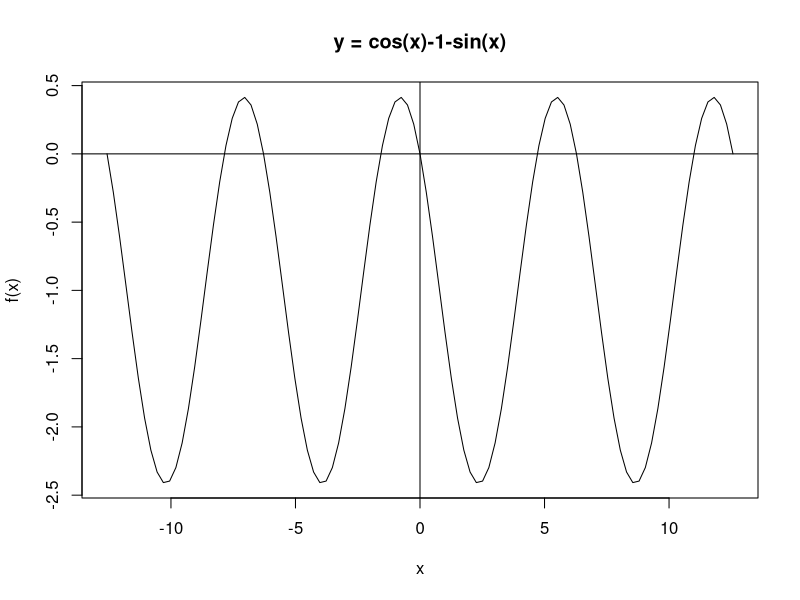
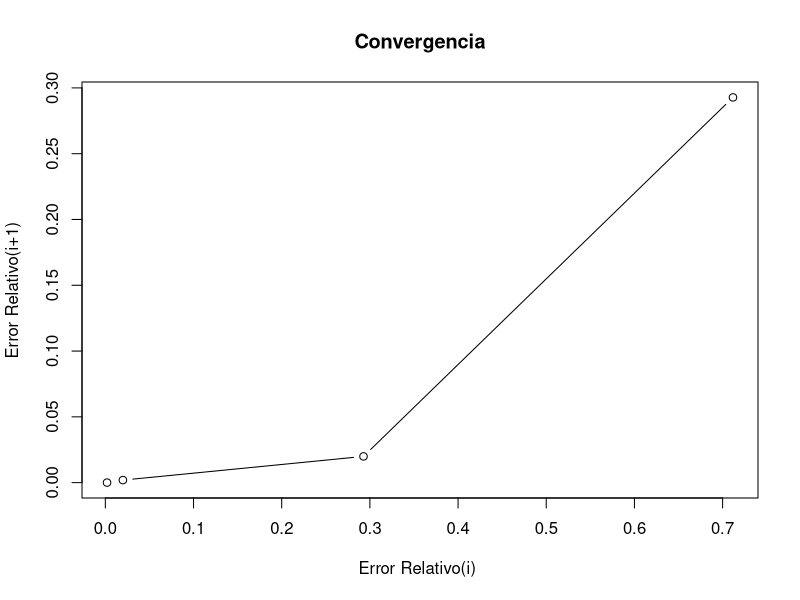
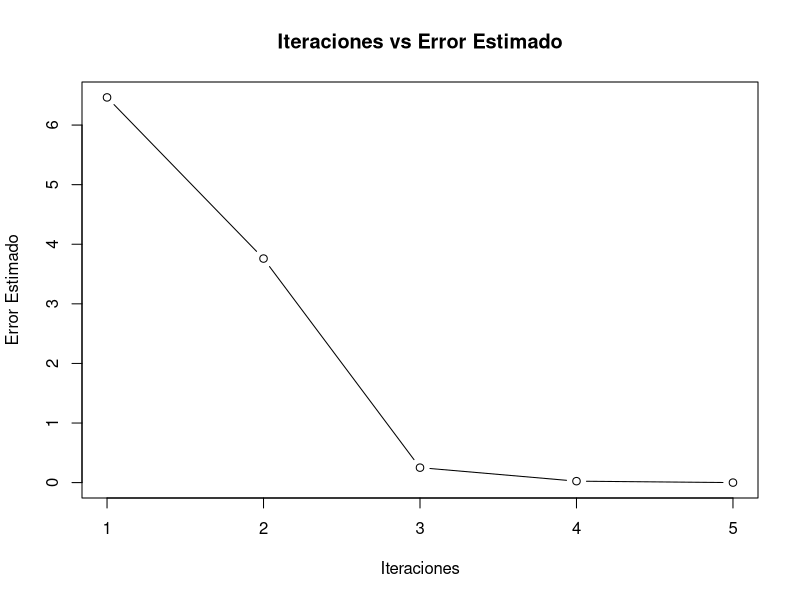
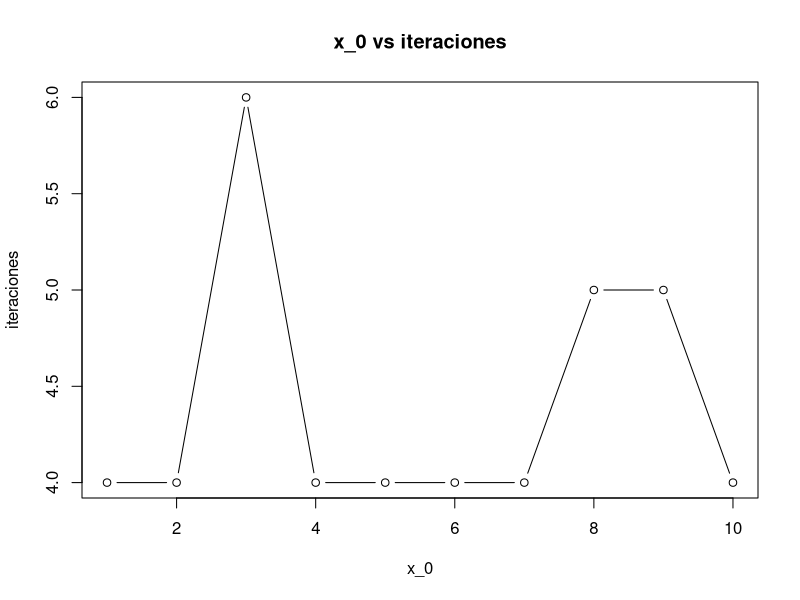

Source code (R) for these figures, in order:
## ---- chunk 1

library(pracma)

newtonraphson = function(fun, x0, tol, maxiter){
  
  # f = string
  numiter = 0
  errorAbsoluto = c()
  errorRelativo = c()
  x = c()
  g = parse(text=fun) # parse devuelve tipo "expression"
  g. = D(g,"x")
  fx = function(x){eval(g)} # convertir f a función
  fp = function(x){eval(g.)} # convertir f’ a función
  correccion = -fx(x0)/fp(x0)
  while (abs(correccion) >= tol && numiter <= maxiter) {
    numiter = numiter + 1
    if (fp(x0) == 0) stop("División por cero")

    x1 = x0 + correccion
    x0 = x1
    x <- c(x,x1)
    errorAbsoluto <- c(errorAbsoluto,abs(correccion))
    errorRelativo <- c(errorRelativo,abs(correccion)/(abs(x0)))
    correccion = -fx(x1)/fp(x1)
  }
  if (numiter > maxiter){ warning("Se alcanzó el máximo número de iteraciones.")
    my_list <- list("resultado" = x1, "errorAbsoluto" = errorAbsoluto,
                    "errorRelativo" = errorRelativo, "x" = x)
    return(my_list)
  
    
    } else {
    my_list <- list("resultado" = x1, "errorAbsoluto" = errorAbsoluto,
                    "errorRelativo" = errorRelativo, "x" = x, "i" = numiter)
    return(my_list)
  }
}
## ---- chunk 2
f = function(x) cos(x)-1-sin(x)
curve(f, -4*pi,4*pi); abline(h=0, v=0) #gráfico para decidir un intervalo
title(main="y = cos(x)-1-sin(x)")
## ---- chunk 3
resultados <- newtonraphson("cos(x)-1-sin(x)",0.9,1e-7,100)

g = parse(text="cos(x)-1") 

fx = function(x){eval(g)}

cat("Ambas ecuaciones en t = : ", resultados$resultado,
    " con error absoluto: ",resultados$errorAbsoluto[resultados$i] ,"\n")

resultados <- newtonraphson("cos(x)-1-sin(x)",5/6*pi,1e-7,100)

g = parse(text="cos(x)-1") 

fx = function(x){eval(g)}

cat("Ambas ecuaciones en t = : ", resultados$resultado,
    " con error absoluto: ",resultados$errorAbsoluto[resultados$i] ,"\n")
## ---- chunk 4
tablaErrores <- data.frame(
"Iteraciones" = 1:length(resultados$errorAbsoluto),
"x_n" = resultados$x,
"Error Absoluto" = resultados$errorAbsoluto,
"Error Relactivo" = resultados$errorRelativo
)
print(tablaErrores)
## ---- chunk 5
m_i = resultados$errorRelativo[-length(resultados$errorRelativo)]
m_i2 = resultados$errorRelativo
m_i2 = m_i2[-1]
plot(x =m_i, y =m_i2, xlab = "Error Relativo(i) ",
ylab = "Error Relativo(i+1)", type="b",main = "Convergencia")
## ---- chunk 6
plot(x = 1:length(resultados$x), y = resultados$errorAbsoluto,
xlab = "Iteraciones", ylab = "Error Estimado", type="b",
main = "Iteraciones vs Error Estimado")
## ---- chunk 7
a = c(1:10)
iter = c()
error =c()
resultados = c()
n = 1

for(k in a){
  iter = c(iter,newtonraphson("cos(x)-1-sin(x)", a[n], 1e-7, 100)$i)
    error = c(error,
              newtonraphson("cos(x)-1-sin(x)", a[n], 1e-7, 100)$errorAbsoluto[iter[n]])
  resultados = c(resultados,
                 newtonraphson("cos(x)-1-sin(x)", a[n], 1e-7, 100)$resultado)
  n = n+1
}

tabla <- data.frame(
  "x_0"= c(1:10),
  "resultado"= resultados,
  "iteraciones" = iter,
  "Error est." = error
)

print(tabla)
## ---- chunk 8
plot(x = c(1:10), y = iter,
xlab = "x_0", ylab = "iteraciones", type="b",
main = "x_0 vs iteraciones")
